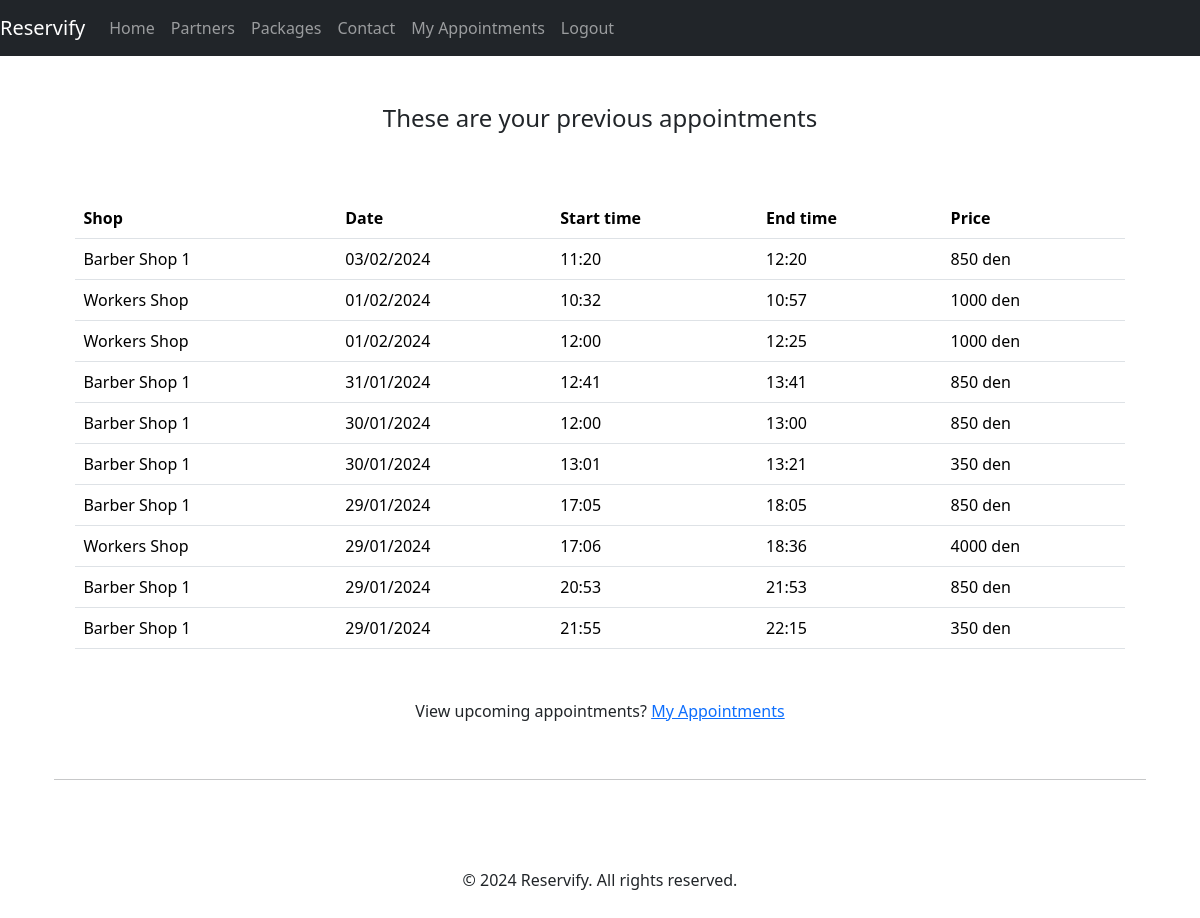
The app's page /appointments/past-appointments (signed in) with its own data.
### appointments/models.py (models this page shows, shortened)
class Appointment(models.Model):
    shop = models.ForeignKey(Shop, on_delete=models.CASCADE)
    user = models.ForeignKey(Account, on_delete=models.CASCADE)
    date = models.DateField(default=timezone.now,
                            help_text='eg. 23-11-2023',
                            validators=[MinValueValidator(timezone.now().date()),
                                        MaxValueValidator((timezone.now() + timedelta(days=30)).date())
                                        ])
    start_time = models.TimeField(blank=False, default=timezone.now)
    duration = models.TimeField(blank=True, null=True)
    end_time = models.TimeField(blank=True, null=True)
    services = models.ManyToManyField(Service)
    total_price = models.PositiveIntegerField(default=1, blank=True, null=True)
    code = models.CharField(max_length=7, blank=True, null=True)

### shops/models.py (models this page shows, shortened)
class Shop(models.Model):
    name = models.CharField(max_length=200, blank=False)
    description = models.TextField(max_length=250, blank=True, default='')
    location = models.CharField(max_length=150, blank=False, default='')
    location_link = models.CharField(max_length=150, blank=False, default='',
                                     help_text='Google Maps link')
    logo = models.ImageField(upload_to='shop_logos', default='default.jpg', blank=True)
    owner = models.ForeignKey(Account, on_delete=models.CASCADE)

### appointments/views.py (the view)
# urls.py: path('past-appointments', views.past_appointments_page, name='past_appointments_page'),
@login_required()
def past_appointments_page(request):
    user = request.user.get_account()
    now = datetime.now()
    appointments = Appointment.objects.filter(Q(user=user, date__lt=now.date()) |
                                              Q(user=user, date=now.date(), end_time__lt=now)
                                              ).order_by('-date', 'start_time')
    context = {'appointments': appointments}
    return render(request, 'appointments/past_appointments.html', context)

### accounts/models.py (called while the page is built)
    def get_account(self):
        return self

### templates/appointments/past_appointments.html (shortened to what this page needs)
{% extends 'base.html' %}
{% load static %}
{% block content %}
    <section class="container my-5">
        <div>
            <div class="row">
                <div class="col-lg-12">
                   <div style="text-align: center;">
                        <h4>These are your previous appointments</h4>
                   </div>
                </div>
            </div>
            <br>
            {% if appointments %}
                <div class="row">
                    <div class="col-lg-12">
                        <div style="padding: 3%;">
                            <table class="table">
                                <tr>
                                    <th>Shop</th>
                                    <th>Date</th>
                                    <th>Start time</th>
                                    <th>End time</th>
                                    <th>Price</th>
                                </tr>
                                {% for app in appointments %}
                                        <tr>
                                            <td>{{ app.shop.name }}</td>
                                            <td>{{ app.date|date:"d/m/Y" }}</td>
                                            <td>{{ app.start_time|date:"H:i" }}</td>
                                            <td>{{ app.end_time|date:"H:i" }}</td>
                                            <td>{{ app.total_price }} den</td>
                                        </tr>
                                {% endfor %}
                            </table>
                        </div>
                    </div>
                </div>
            {% endif %}
            <div class="row justify-content-center">
                <div class="row">
                    <div class="col-lg-12">
                        <div style="text-align: center">
                            <p>View upcoming appointments? <a href="{% url 'myappointments_page' %}">My Appointments</a></p>
                        </div>
                        <br>
                        <hr>
                    </div>
                </div>
            </div>
    </section>
{% endblock content %}

### records on screen
Appointment: shop.name "Barber Shop 1", date "03/02/2024", start_time "11:20", end_time "12:20", total_price "850"
Appointment: shop.name "Workers Shop", date "01/02/2024", start_time "10:32", end_time "10:57", total_price "1000"
Appointment: shop.name "Workers Shop", date "01/02/2024", start_time "12:00", end_time "12:25", total_price "1000"
Appointment: shop.name "Barber Shop 1", date "31/01/2024", start_time "12:41", end_time "13:41", total_price "850"
Appointment: shop.name "Barber Shop 1", date "30/01/2024", start_time "12:00", end_time "13:00", total_price "850"
Appointment: shop.name "Barber Shop 1", date "30/01/2024", start_time "13:01", end_time "13:21", total_price "350"
Appointment: shop.name "Barber Shop 1", date "29/01/2024", start_time "17:05", end_time "18:05", total_price "850"
Appointment: shop.name "Workers Shop", date "29/01/2024", start_time "17:06", end_time "18:36", total_price "4000"
Appointment: shop.name "Barber Shop 1", date "29/01/2024", start_time "20:53", end_time "21:53", total_price "850"
Appointment: shop.name "Barber Shop 1", date "29/01/2024", start_time "21:55", end_time "22:15", total_price "350"
